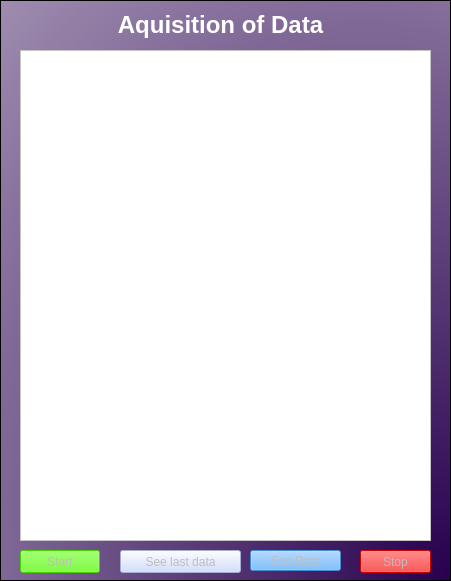
   <widget class="QFrame" name="frame_5">
    <property name="enabled">
     <bool>true</bool>
    </property>
    <property name="geometry">
     <rect>
      <x>760</x>
      <y>30</y>
      <width>451</width>
      <height>581</height>
     </rect>
    </property>
    <property name="styleSheet">
     <string notr="true">background-color: qradialgradient(spread:pad, cx:0.531, cy:0.664773, radius:2, fx:1, fy:1, stop:0 rgba(40, 0, 78, 255), stop:1 rgba(255, 255, 255, 255));</string>
    </property>
    <property name="frameShape">
     <enum>QFrame::StyledPanel</enum>
    </property>
    <property name="frameShadow">
     <enum>QFrame::Raised</enum>
    </property>
    <widget class="QLabel" name="label_5">
     <property name="geometry">
      <rect>
       <x>0</x>
       <y>10</y>
       <width>441</width>
       <height>31</height>
      </rect>
     </property>
     <property name="styleSheet">
      <string notr="true">background-color: rgba(0, 0, 0, 0);</string>
     </property>
     <property name="text">
      <string>&lt;html&gt;&lt;head/&gt;&lt;body&gt;&lt;p align=&quot;center&quot;&gt;&lt;span style=&quot; font-size:18pt; font-weight:600; color:#ffffff;&quot;&gt;Aquisition of Data&lt;/span&gt;&lt;/p&gt;&lt;/body&gt;&lt;/html&gt;</string>
     </property>
    </widget>
    <widget class="QScrollArea" name="scrollArea">
     <property name="geometry">
      <rect>
       <x>20</x>
       <y>50</y>
       <width>411</width>
       <height>491</height>
      </rect>
     </property>
     <property name="sizePolicy">
      <sizepolicy hsizetype="Fixed" vsizetype="Fixed">
       <horstretch>0</horstretch>
       <verstretch>0</verstretch>
      </sizepolicy>
     </property>
     <property name="cursor" stdset="0">
      <cursorShape>IBeamCursor</cursorShape>
     </property>
     <property name="mouseTracking">
      <bool>true</bool>
     </property>
     <property name="acceptDrops">
      <bool>true</bool>
     </property>
     <property name="toolTip">
      <string>&lt;html&gt;&lt;head/&gt;&lt;body&gt;&lt;p align=&quot;center&quot;&gt;&lt;span style=&quot; font-size:12pt;&quot;&gt;Status&lt;/span&gt;&lt;/p&gt;&lt;/body&gt;&lt;/html&gt;</string>
     </property>
     <property name="whatsThis">
      <string>&lt;html&gt;&lt;head/&gt;&lt;body&gt;&lt;p&gt;Estado&lt;/p&gt;&lt;/body&gt;&lt;/html&gt;</string>
     </property>
     <property name="styleSheet">
      <string notr="true">background-color: rgb(255, 255, 255);
font: 11pt &quot;Sans Serif&quot;;</string>
     </property>
     <property name="widgetResizable">
      <bool>true</bool>
     </property>
     <widget class="QWidget" name="scrollAreaWidgetContents">
      <property name="geometry">
       <rect>
        <x>0</x>
        <y>0</y>
        <width>409</width>
        <height>489</height>
       </rect>
      </property>
     </widget>
    </widget>
    <widget class="QPushButton" name="stop">
     <property name="enabled">
      <bool>false</bool>
     </property>
     <property name="geometry">
      <rect>
       <x>360</x>
       <y>550</y>
       <width>71</width>
       <height>23</height>
      </rect>
     </property>
     <property name="toolTip">
      <string>&lt;html&gt;&lt;head/&gt;&lt;body&gt;&lt;p align=&quot;center&quot;&gt;&lt;span style=&quot; font-size:12pt; color:#ffffff;&quot;&gt;Stop aquisition&lt;/span&gt;&lt;/p&gt;&lt;/body&gt;&lt;/html&gt;</string>
     </property>
     <property name="styleSheet">
      <string notr="true">background-color: rgb(255, 0, 0);
font: 11pt &quot;Sans Serif&quot;;</string>
     </property>
     <property name="text">
      <string>Stop</string>
     </property>
    </widget>
    <widget class="QPushButton" name="start">
     <property name="enabled">
      <bool>false</bool>
     </property>
     <property name="geometry">
      <rect>
       <x>20</x>
       <y>550</y>
       <width>80</width>
       <height>23</height>
      </rect>
     </property>
     <property name="toolTip">
      <string>&lt;html&gt;&lt;head/&gt;&lt;body&gt;&lt;p align=&quot;center&quot;&gt;&lt;span style=&quot; font-size:12pt;&quot;&gt;Start aquisition&lt;/span&gt;&lt;/p&gt;&lt;/body&gt;&lt;/html&gt;</string>
     </property>
     <property name="styleSheet">
      <string notr="true">background-color: rgb(85, 255, 0);
font: 11pt &quot;Sans Serif&quot;;</string>
     </property>
     <property name="text">
      <string>Start</string>
     </property>
    </widget>
    <widget class="QPushButton" name="lastdata">
     <property name="enabled">
      <bool>false</bool>
     </property>
     <property name="geometry">
      <rect>
       <x>120</x>
       <y>550</y>
       <width>121</width>
       <height>23</height>
      </rect>
     </property>
     <property name="toolTip">
      <string>&lt;html&gt;&lt;head/&gt;&lt;body&gt;&lt;p align=&quot;center&quot;&gt;&lt;span style=&quot; font-size:12pt;&quot;&gt;See last data&lt;/span&gt;&lt;/p&gt;&lt;/body&gt;&lt;/html&gt;</string>
     </property>
     <property name="styleSheet">
      <string notr="true">font: 11pt &quot;Sans Serif&quot;;
background-color: rgb(200, 212, 255);</string>
     </property>
     <property name="text">
      <string>See last data</string>
     </property>
    </widget>
    <widget class="QPushButton" name="SeeData">
     <property name="enabled">
      <bool>false</bool>
     </property>
     <property name="geometry">
      <rect>
       <x>250</x>
       <y>550</y>
       <width>91</width>
       <height>21</height>
      </rect>
     </property>
     <property name="toolTip">
      <string>&lt;html&gt;&lt;head/&gt;&lt;body&gt;&lt;p align=&quot;center&quot;&gt;&lt;span style=&quot; font-size:12pt;&quot;&gt;See data&lt;/span&gt;&lt;/p&gt;&lt;/body&gt;&lt;/html&gt;</string>
     </property>
     <property name="styleSheet">
      <string notr="true">background-color: rgb(85, 170, 255);
font: 11pt &quot;Sans Serif&quot;;</string>
     </property>
     <property name="text">
      <string>See Data</string>
     </property>
    </widget>
   </widget>
